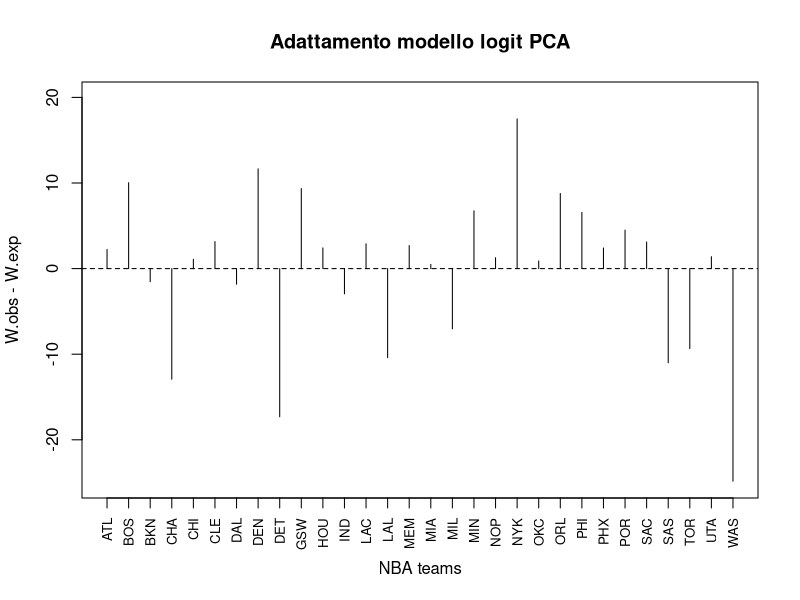
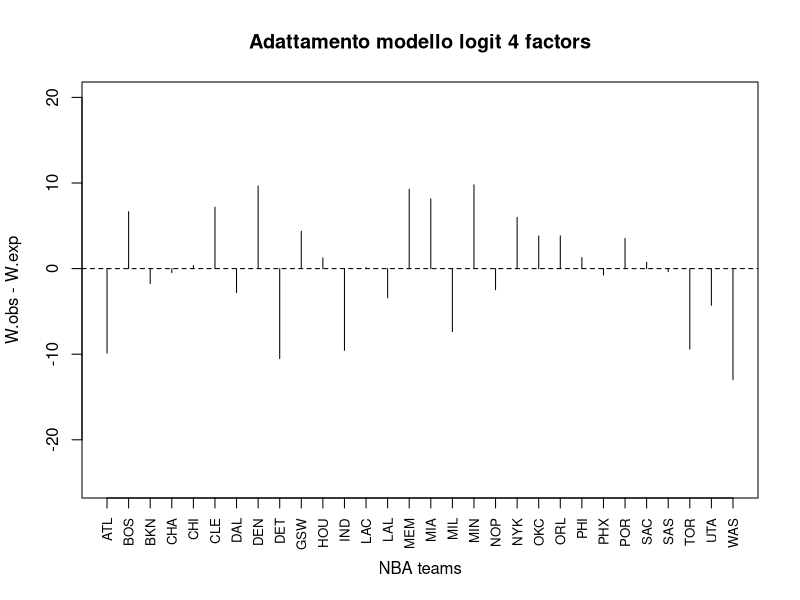
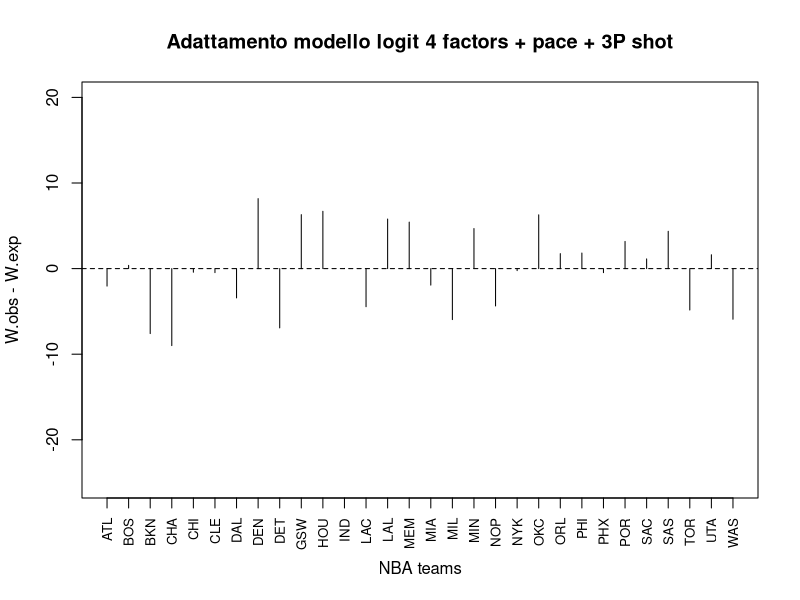
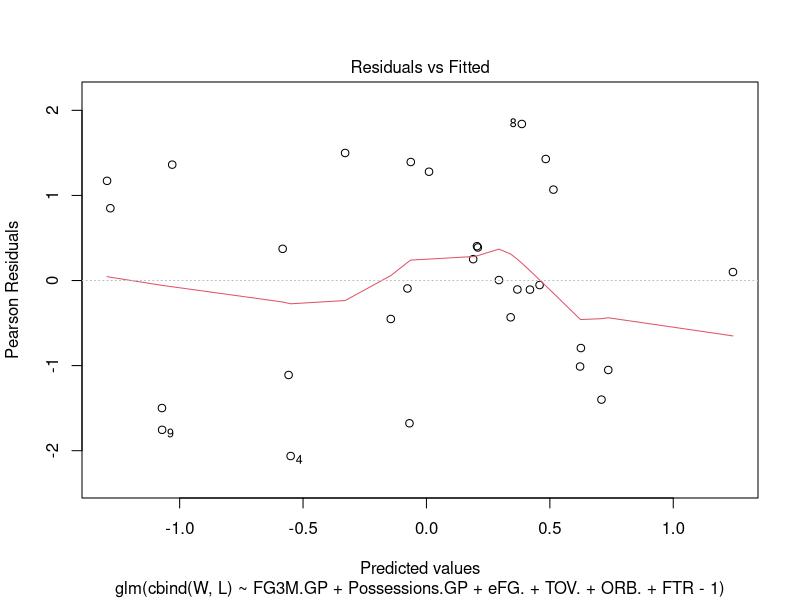

Reproduce these figures in R, in order.
## ---- chunk 1
data <- read.table("data/team_stats.txt", header = T)
head(data)
## ---- chunk 2
franchigie <- c("ATL", "BOS", "BKN", "CHA", "CHI", "CLE", "DAL", "DEN", "DET", "GSW",
                "HOU", "IND", "LAC", "LAL", "MEM", "MIA", "MIL", "MIN", "NOP", "NYK",
                "OKC", "ORL", "PHI", "PHX", "POR", "SAC", "SAS", "TOR", "UTA", "WAS")
## ---- chunk 3
apply(data[, 6:9], 2, sd)
## ---- chunk 4
pca <- prcomp(data[, 6:9], scale. = TRUE)
## ---- chunk 5
cumsum((pca$sdev ^ 2) / sum(pca$sdev ^ 2))
## ---- chunk 6
X.0 <- pca$x[, c(1, 2)]
## ---- chunk 7
win.prob.glm.pca <- glm(cbind(data[, 1], data[, 2]) ~ X.0[, 1] + X.0[, 2], family = binomial)
summary(win.prob.glm.pca)
## ---- chunk 8
win.prob.glm.pca <- update(win.prob.glm.pca, . ~ . - X.0[, 2])
summary(win.prob.glm.pca)
## ---- chunk 9
pchisq(win.prob.glm.pca$null.deviance - win.prob.glm.pca$deviance, 
       win.prob.glm.pca$df.null - win.prob.glm.pca$df.residual, lower.tail = FALSE)
## ---- chunk 10
pchisq(win.prob.glm.pca$deviance, win.prob.glm.pca$df.residual, lower.tail = FALSE)
## ---- chunk 11
diff.pca <- data$W - fitted(win.prob.glm.pca) * 82
plot(1:30, diff.pca, type = "h", xlab = "NBA teams", ylab = "W.obs - W.exp",
     ylim = c(-25, 20), xaxt = "n", main = "Adattamento modello logit PCA")
abline(h = 0, lty = 2)
axis(1, at = 1:30, labels = franchigie, las = 2, cex.axis = 0.8)
## ---- chunk 12
win.prob.glm.0 <- glm(cbind(W, L) ~ eFG. + TOV. + ORB. + FTR, 
                      family = binomial, data = data)
summary(win.prob.glm.0)
## ---- chunk 13
compare.matrix <- matrix(data = c(win.prob.glm.pca$aic, win.prob.glm.0$aic,
      BIC(win.prob.glm.pca), BIC(win.prob.glm.0)), nrow = 2, byrow = TRUE)
colnames(compare.matrix) <- c("PCA", "4Factors")
row.names(compare.matrix) <- c("AIC", "BIC")
compare.matrix
## ---- chunk 14
diff.4f <- data$W - fitted(win.prob.glm.0) * 82
plot(1:30, diff.4f, type = "h", xlab = "NBA teams", ylab = "W.obs - W.exp",
     ylim = c(-25, 20), xaxt = "n", main = "Adattamento modello logit 4 factors")
abline(h = 0, lty = 2)
axis(1, at = 1:30, labels = franchigie, las = 2, cex.axis = 0.8)
## ---- chunk 15
pchisq(win.prob.glm.0$deviance, win.prob.glm.0$df.residual, lower.tail = FALSE)
## ---- chunk 16
win.prob.glm <- glm(cbind(W, L) ~ ., family = binomial, data = data)
summary(win.prob.glm)
## ---- chunk 17
win.prob.glm <- update(win.prob.glm, . ~ . - FG3A.GP)
summary(win.prob.glm)
## ---- chunk 18
win.prob.glm <- update(win.prob.glm, . ~ . - 1)
summary(win.prob.glm)
## ---- chunk 19
compare.matrix <- cbind(compare.matrix, c(win.prob.glm$aic, BIC(win.prob.glm)))
colnames(compare.matrix) <- c("PCA", "4Factors", "4Factors + 3PTShot")
compare.matrix
## ---- chunk 20
pchisq(win.prob.glm$deviance, win.prob.glm$df.residual, lower.tail = FALSE)
## ---- chunk 21
diff.4f.mod <- data$W - fitted(win.prob.glm) * 82
plot(1:30, diff.4f.mod, type = "h", xlab = "NBA teams", ylab = "W.obs - W.exp",
     ylim = c(-25, 20), xaxt = "n", main = "Adattamento modello logit 4 factors + pace + 3P shot")
abline(h = 0, lty = 2)
axis(1, at = 1:30, labels = franchigie, las = 2, cex.axis = 0.8)
## ---- chunk 22
mean(abs(residuals(win.prob.glm, type = "response"))) * 82
## ---- chunk 23
mean(abs(data$W - fitted(win.prob.glm) * 82))
sd(abs(data$W - fitted(win.prob.glm) * 82))
## ---- chunk 24
plot(win.prob.glm, which = 1)
## ---- chunk 25
add1(win.prob.glm, . ~ . + (.)^2, test = "Chisq") 
